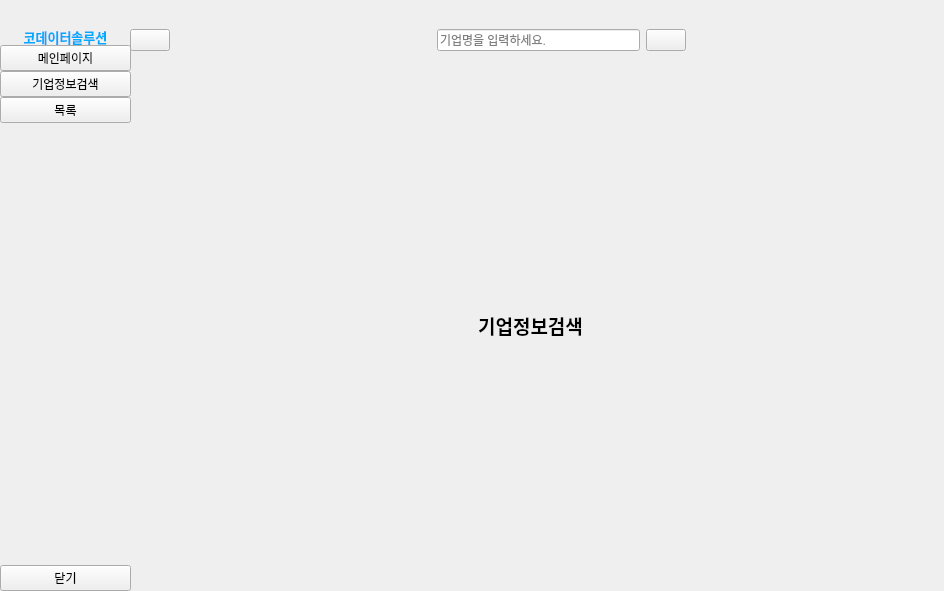
<?xml version="1.0" encoding="UTF-8"?>
<ui version="4.0">
 <class>MainWindow</class>
 <widget class="QMainWindow" name="MainWindow">
  <property name="geometry">
   <rect>
    <x>0</x>
    <y>0</y>
    <width>944</width>
    <height>591</height>
   </rect>
  </property>
  <property name="windowTitle">
   <string>MainWindow</string>
  </property>
  <widget class="QWidget" name="centralwidget">
   <widget class="QWidget" name="widget_3" native="true">
    <property name="geometry">
     <rect>
      <x>130</x>
      <y>60</y>
      <width>811</width>
      <height>531</height>
     </rect>
    </property>
    <layout class="QGridLayout" name="gridLayout">
     <property name="leftMargin">
      <number>0</number>
     </property>
     <property name="topMargin">
      <number>0</number>
     </property>
     <property name="rightMargin">
      <number>0</number>
     </property>
     <property name="bottomMargin">
      <number>0</number>
     </property>
     <property name="spacing">
      <number>0</number>
     </property>
     <item row="0" column="0">
      <widget class="QStackedWidget" name="stackedWidget">
       <property name="currentIndex">
        <number>0</number>
       </property>
       <widget class="QWidget" name="page">
        <widget class="QLabel" name="label_4">
         <property name="geometry">
          <rect>
           <x>0</x>
           <y>10</y>
           <width>801</width>
           <height>511</height>
          </rect>
         </property>
         <property name="text">
          <string>&lt;html&gt;&lt;head/&gt;&lt;body&gt;&lt;p align=&quot;center&quot;&gt;&lt;span style=&quot; font-size:14pt; font-weight:600;&quot;&gt;기업정보검색&lt;/span&gt;&lt;/p&gt;&lt;/body&gt;&lt;/html&gt;</string>
         </property>
        </widget>
       </widget>
       <widget class="QWidget" name="page_2">
        <widget class="QLabel" name="label_2">
         <property name="geometry">
          <rect>
           <x>0</x>
           <y>10</y>
           <width>791</width>
           <height>511</height>
          </rect>
         </property>
         <property name="text">
          <string>&lt;html&gt;&lt;head/&gt;&lt;body&gt;&lt;p align=&quot;center&quot;&gt;&lt;span style=&quot; font-size:14pt; font-weight:600;&quot;&gt;메인페이지&lt;/span&gt;&lt;/p&gt;&lt;/body&gt;&lt;/html&gt;</string>
         </property>
        </widget>
       </widget>
      </widget>
     </item>
    </layout>
   </widget>
   <widget class="QWidget" name="full_menu_widget" native="true">
    <property name="geometry">
     <rect>
      <x>0</x>
      <y>20</y>
      <width>131</width>
      <height>571</height>
     </rect>
    </property>
    <layout class="QVBoxLayout" name="verticalLayout_4">
     <property name="spacing">
      <number>0</number>
     </property>
     <property name="leftMargin">
      <number>0</number>
     </property>
     <property name="topMargin">
      <number>0</number>
     </property>
     <property name="rightMargin">
      <number>0</number>
     </property>
     <property name="bottomMargin">
      <number>0</number>
     </property>
     <item>
      <layout class="QVBoxLayout" name="verticalLayout_2">
       <item>
        <widget class="QLabel" name="label_3">
         <property name="text">
          <string>&lt;html&gt;&lt;head/&gt;&lt;body&gt;&lt;p align=&quot;center&quot;&gt;&lt;span style=&quot; font-size:16pt; font-weight:600; color:#00aaff; vertical-align:sub;&quot;&gt;코데이터솔루션&lt;/span&gt;&lt;/p&gt;&lt;/body&gt;&lt;/html&gt;</string>
         </property>
        </widget>
       </item>
       <item>
        <widget class="QPushButton" name="homeButton_2">
         <property name="text">
          <string>메인페이지</string>
         </property>
         <property name="icon">
          <iconset resource="resource.qrc">
           <normaloff>:/icon/icon/home-4-32.ico</normaloff>
           <normalon>:/icon/icon/home-4-48.ico</normalon>:/icon/icon/home-4-32.ico</iconset>
         </property>
         <property name="iconSize">
          <size>
           <width>13</width>
           <height>13</height>
          </size>
         </property>
         <property name="checkable">
          <bool>true</bool>
         </property>
         <property name="autoExclusive">
          <bool>true</bool>
         </property>
        </widget>
       </item>
       <item>
        <widget class="QPushButton" name="workSearchButton_6">
         <property name="text">
          <string>기업정보검색</string>
         </property>
         <property name="icon">
          <iconset resource="resource.qrc">
           <normaloff>:/icon/icon/dashboard-5-32.ico</normaloff>
           <normalon>:/icon/icon/dashboard-5-48.ico</normalon>:/icon/icon/dashboard-5-32.ico</iconset>
         </property>
         <property name="iconSize">
          <size>
           <width>13</width>
           <height>13</height>
          </size>
         </property>
         <property name="checkable">
          <bool>true</bool>
         </property>
         <property name="autoExclusive">
          <bool>true</bool>
         </property>
        </widget>
       </item>
       <item>
        <widget class="QPushButton" name="listButton_2">
         <property name="text">
          <string>목록</string>
         </property>
         <property name="icon">
          <iconset resource="resource.qrc">
           <normaloff>:/icon/icon/activity-feed-32.ico</normaloff>
           <normalon>:/icon/icon/activity-feed-48.ico</normalon>:/icon/icon/activity-feed-32.ico</iconset>
         </property>
         <property name="iconSize">
          <size>
           <width>13</width>
           <height>13</height>
          </size>
         </property>
         <property name="checkable">
          <bool>true</bool>
         </property>
         <property name="autoExclusive">
          <bool>true</bool>
         </property>
        </widget>
       </item>
      </layout>
     </item>
     <item>
      <spacer name="verticalSpacer_2">
       <property name="orientation">
        <enum>Qt::Vertical</enum>
       </property>
       <property name="sizeHint" stdset="0">
        <size>
         <width>20</width>
         <height>432</height>
        </size>
       </property>
      </spacer>
     </item>
     <item>
      <widget class="QPushButton" name="exitBtn_2">
       <property name="text">
        <string>닫기</string>
       </property>
       <property name="icon">
        <iconset resource="resource.qrc">
         <normaloff>:/icon/icon/close-window-64.ico</normaloff>:/icon/icon/close-window-64.ico</iconset>
       </property>
       <property name="iconSize">
        <size>
         <width>13</width>
         <height>13</height>
        </size>
       </property>
      </widget>
     </item>
    </layout>
   </widget>
   <widget class="QWidget" name="">
    <property name="geometry">
     <rect>
      <x>130</x>
      <y>20</y>
      <width>811</width>
      <height>41</height>
     </rect>
    </property>
    <layout class="QHBoxLayout" name="horizontalLayout_3">
     <item>
      <widget class="QPushButton" name="changeBtn">
       <property name="text">
        <string/>
       </property>
       <property name="icon">
        <iconset resource="resource.qrc">
         <normaloff>:/icon/icon/menu-4-32.ico</normaloff>:/icon/icon/menu-4-32.ico</iconset>
       </property>
       <property name="checkable">
        <bool>true</bool>
       </property>
      </widget>
     </item>
     <item>
      <spacer name="horizontalSpacer">
       <property name="orientation">
        <enum>Qt::Horizontal</enum>
       </property>
       <property name="sizeHint" stdset="0">
        <size>
         <width>40</width>
         <height>20</height>
        </size>
       </property>
      </spacer>
     </item>
     <item>
      <layout class="QHBoxLayout" name="horizontalLayout">
       <item>
        <widget class="QWidget" name="widget" native="true">
         <layout class="QHBoxLayout" name="horizontalLayout_4">
          <property name="spacing">
           <number>0</number>
          </property>
          <property name="leftMargin">
           <number>0</number>
          </property>
          <property name="topMargin">
           <number>0</number>
          </property>
          <property name="rightMargin">
           <number>0</number>
          </property>
          <property name="bottomMargin">
           <number>0</number>
          </property>
         </layout>
        </widget>
       </item>
       <item>
        <widget class="QLineEdit" name="lineEdit">
         <property name="placeholderText">
          <string>기업명을 입력하세요.</string>
         </property>
        </widget>
       </item>
       <item>
        <widget class="QPushButton" name="pushButton_11">
         <property name="text">
          <string/>
         </property>
         <property name="icon">
          <iconset resource="resource.qrc">
           <normaloff>:/icon/icon/search-13-48.ico</normaloff>:/icon/icon/search-13-48.ico</iconset>
         </property>
        </widget>
       </item>
      </layout>
     </item>
     <item>
      <spacer name="horizontalSpacer_2">
       <property name="orientation">
        <enum>Qt::Horizontal</enum>
       </property>
       <property name="sizeHint" stdset="0">
        <size>
         <width>40</width>
         <height>20</height>
        </size>
       </property>
      </spacer>
     </item>
    </layout>
   </widget>
  </widget>
 </widget>
 <resources>
  <include location="resource.qrc"/>
 </resources>
 <connections>
  <connection>
   <sender>changeBtn</sender>
   <signal>toggled(bool)</signal>
   <receiver>full_menu_widget</receiver>
   <slot>setHidden(bool)</slot>
   <hints>
    <hint type="sourcelabel">
     <x>268</x>
     <y>55</y>
    </hint>
    <hint type="destinationlabel">
     <x>229</x>
     <y>175</y>
    </hint>
   </hints>
  </connection>
  <connection>
   <sender>exitBtn_2</sender>
   <signal>clicked()</signal>
   <receiver>MainWindow</receiver>
   <slot>close()</slot>
   <hints>
    <hint type="sourcelabel">
     <x>187</x>
     <y>559</y>
    </hint>
    <hint type="destinationlabel">
     <x>250</x>
     <y>607</y>
    </hint>
   </hints>
  </connection>
 </connections>
</ui>
